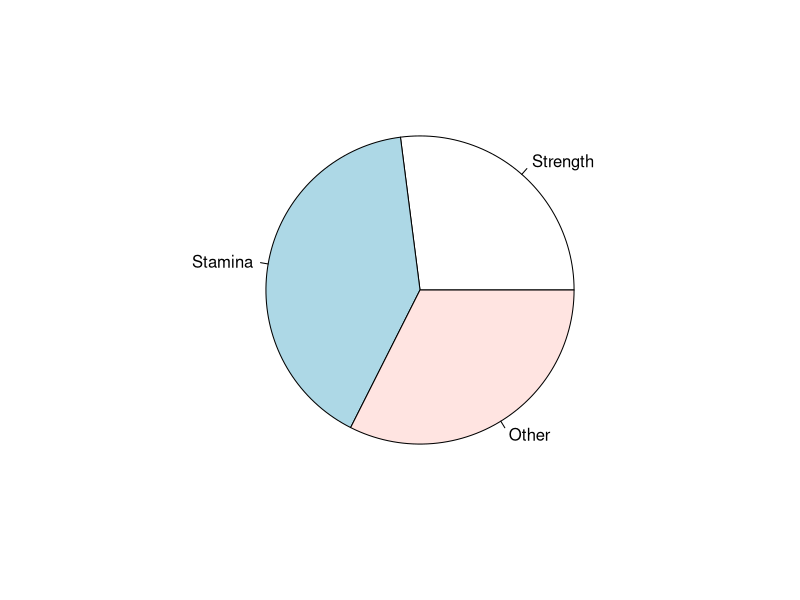

The R script that drew this image:
Data_Frame <- data.frame(
  Training = c("Strength", "Stamina", "Other"),
  Pulse = c(100, 150, 120),
  Duration = c(60, 30, 45)
)

# Print the data frame
print(Data_Frame)

# Pie Chart with Pulse column
pie(Data_Frame$Pulse, labels = Data_Frame$Training)
